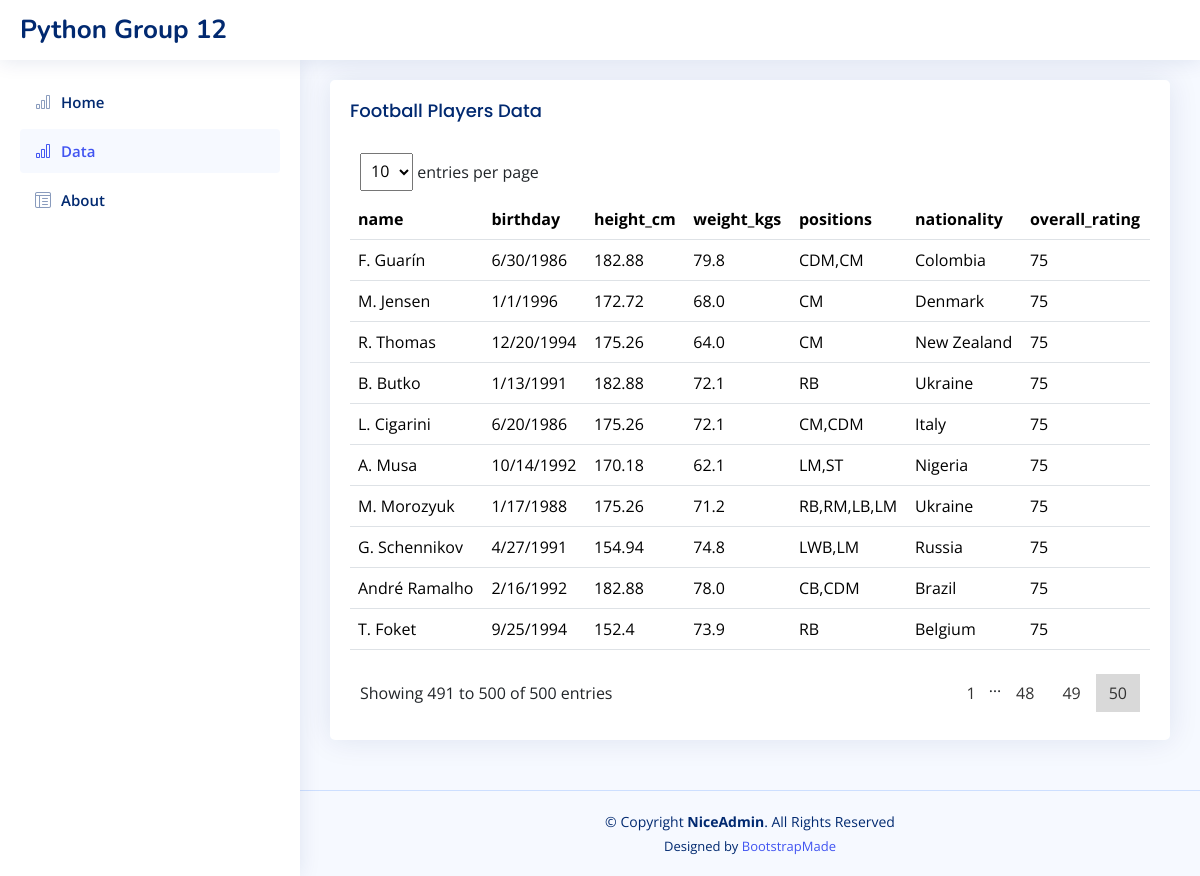
The page /data?page=50&per_page=10 on the database its author committed.
### tables this page shows
CREATE TABLE "players" (
"Unnamed: 0" INTEGER,
  "name" TEXT,
  "birth_date" TEXT,
  "height_cm" REAL,
  "weight_kgs" REAL,
  "positions" TEXT,
  "nationality" TEXT,
  "overall_rating" INTEGER
);

### website/index.py (the view)
@app.route("/data")
def data():
    page = request.args.get('page', 1, type=int)
    PER_PAGE = request.args.get('per_page',10, type=int)
    start = (page - 1) * PER_PAGE
    end = start + PER_PAGE
    print(start, end)
    con = sqlite3.connect(r'database\Football.db')
    cursor = con.cursor()
    players = cursor.execute(f"SELECT * FROM players limit {start}, {PER_PAGE}").fetchall()
    total_number = cursor.execute("SELECT COUNT(*) FROM players").fetchone()[0] #rows
    total_page = int(total_number/PER_PAGE)
    con.close()
    g.per_page = PER_PAGE
    g.start = start
    g.end = end
    g.page = page
    return render_template('data.html', players=players, total_number = total_number, total_page=total_page)

### website/templates/data.html (shortened to what this page needs)
<!DOCTYPE html>
<html lang="en">
<head>
  <link href="/assets/vendor/bootstrap/css/bootstrap.min.css" rel="stylesheet">
  <link href="/assets/vendor/bootstrap-icons/bootstrap-icons.css" rel="stylesheet">
  <link href="/assets/vendor/simple-datatables/style.css" rel="stylesheet">
  <link href="/assets/css/style.css" rel="stylesheet">
</head>
<body>
  <header id="header" class="header fixed-top d-flex align-items-center">
    <div class="d-flex align-items-center justify-content-between">
      <a href="index.html" class="logo d-flex align-items-center">
        <span class="d-none d-lg-block">Python Group 12</span>
      </a>
    </div>
  </header>
  <aside id="sidebar" class="sidebar">
    <ul class="sidebar-nav" id="sidebar-nav">
      <li class="nav-item">
        <a class="nav-link collapsed" data-bs-target="#charts-nav" data-bs-toggle="collapsed" href="{{ url_for('index') }}">
          <i class="bi bi-bar-chart"></i><span>Home</span>
        </a>
      </li>
      <li class="nav-item">
        <a class="nav-link " data-bs-target="#charts-nav" data-bs-toggle="collapsed" href="{{ url_for('data') }}">
          <i class="bi bi-bar-chart"></i><span>Data</span>
        </a>
      </li>
      <li class="nav-item">
        <a class="nav-link collapsed" data-bs-target="#tables-nav" data-bs-toggle="show" href="{{ url_for('about') }}">
          <i class="bi bi-layout-text-window-reverse"></i><span>About</span>
        </a>
      </li>
    </ul>
  </aside>
  <main id="main" class="main">
    <section class="section">
      <div class="row">
        <div class="col-lg-12">
          <div class="card">
            <div class="card-body">
              <h5 class="card-title">Football Players Data</h5>
              <div class="datatable-top">
    <div class="datatable-dropdown">
            <label>
              <form id="per_page_form" method="get" action="{{ url_for('data') }}">
                <select class="datatable-selector" name="per_page" id="per_page" onchange="this.form.submit()">
                  <option value="10" {% if g.per_page == 10 %} selected="" {% endif %} >10</option>
                </select> entries per page
              </form>
            </label>
        </div>
</div>
              <table class="table datatable">
                <thead>
                  <tr>
                    <th>
                      name
                    </th>
                    <th>birthday</th>
                    <th>height_cm</th>
                    <th>weight_kgs</th>
                    <th>positions</th>
                    <th>nationality</th>
                    <th>overall_rating</th>
                  </tr>
                </thead>
                <tbody>
                  {%for p in players %}
                  <tr>
                    <td>{{p[1]}}</td>
                    <td>{{p[2]}}</td>
                    <td>{{p[3]}}</td>
                    <td>{{p[4]}}</td>
                    <td>{{p[5]}}</td>
                    <td>{{p[6]}}</td>
                    <td>{{p[7]}}</td>
                  </tr>
                  {% endfor %}
                </tbody>
              </table>
              <div class="datatable-bottom">
    <div class="datatable-info">Showing {{g.start+1}} to {{g.end}} of {{total_number}} entries</div>
    <nav class="datatable-pagination">
      <ul class="datatable-pagination-list">
      {%if total_page > 5 %}
      {%if g.page >3 %}
      <li class="datatable-pagination-list-item"><a data-page="1" class="datatable-pagination-list-item-link" aria-label="Page 2" href="{{ url_for('data', page = 1, per_page = g.per_page) }}">{{1}}</a></li>
      <li>…</li>
      {%endif%}
        {%for i in range(g.page-3,g.page+2)%}
        {%if i+1 == g.page %}
        <li class="datatable-pagination-list-item datatable-active"><a data-page="1" class="datatable-pagination-list-item-link" aria-label="Page 1">{{i+1}}</a></li>
        {%elif i>-1 and i+1<= total_page%}
        <li class="datatable-pagination-list-item"><a data-page="{{i+1}}" class="datatable-pagination-list-item-link" aria-label="Page 2" href="{{ url_for('data', page = i+1, per_page = g.per_page) }}">{{i+1}}</a></li>
        {%endif%}
        {% endfor %}
        {% endif %}
      </ul>
      </div>
            </div>
          </div>
        </div>
      </div>
    </section>
  </main>
  <footer id="footer" class="footer">
    <div class="copyright">
      &copy; Copyright <strong><span>NiceAdmin</span></strong>. All Rights Reserved
    </div>
    <div class="credits">
      Designed by <a href="https://bootstrapmade.com/">BootstrapMade</a>
    </div>
  </footer>
</body>
</html>

### website/assets/css/style.css (style rules this page uses)
:root { scroll-behavior: smooth; }
body { font-family: "Open Sans", sans-serif; background: #f6f9ff; color: #444444; }
a { color: #4154f1; text-decoration: none; }
h1, h2, h3, h4, h5, h6 { font-family: "Nunito", sans-serif; }
#main { margin-top: 60px; padding: 20px 30px; transition: all 0.3s; }
.card { margin-bottom: 30px; border: none; border-radius: 5px; box-shadow: 0px 0 30px rgba(1, 41, 112, 0.1); }
.card-title { padding: 20px 0 15px 0; font-size: 18px; font-weight: 500; color: #012970; font-family: "Poppins", sans-serif; }
.card-body { padding: 0 20px 20px 20px; }
.logo { line-height: 1; }
@media (min-width: 1200px) { .logo { width: 280px; } }
.logo span { font-size: 26px; font-weight: 700; color: #012970; font-family: "Nunito", sans-serif; }
.header { transition: all 0.5s; z-index: 997; height: 60px; box-shadow: 0px 2px 20px rgba(1, 41, 112, 0.1); background-color: #fff; padding-left: 20px; }
.sidebar { position: fixed; top: 60px; left: 0; bottom: 0; width: 300px; z-index: 996; transition: all 0.3s; padding: 20px; overflow-y: auto; scrollbar-width: thin; scrollbar-color: #aab7cf transparent; box-shadow: 0px 0px 20px rgba(1, 41, 112, 0.1); background-color: #fff; }
@media (min-width: 1200px) { #main, #footer { margin-left: 300px; } }
.sidebar-nav { padding: 0; margin: 0; list-style: none; }
.sidebar-nav li { padding: 0; margin: 0; list-style: none; }
.sidebar-nav .nav-item { margin-bottom: 5px; }
.sidebar-nav .nav-link { display: flex; align-items: center; font-size: 15px; font-weight: 600; color: #4154f1; transition: 0.3; background: #f6f9ff; padding: 10px 15px; border-radius: 4px; }
.sidebar-nav .nav-link i { font-size: 16px; margin-right: 10px; color: #4154f1; }
.sidebar-nav .nav-link.collapsed { color: #012970; background: #fff; }
.sidebar-nav .nav-link.collapsed i { color: #899bbd; }
.footer { padding: 20px 0; font-size: 14px; transition: all 0.3s; border-top: 1px solid #cddfff; }
.footer .copyright { text-align: center; color: #012970; }
.footer .credits { padding-top: 5px; text-align: center; font-size: 13px; color: #012970; }

### rows shown on the page
players: name "F. Guarín", birth_date "6/30/1986", height_cm "182.88", weight_kgs "79.8", positions "CDM,CM", nationality "Colombia", overall_rating "75"
players: name "M. Jensen", birth_date "1/1/1996", height_cm "172.72", weight_kgs "68.0", positions "CM", nationality "Denmark", overall_rating "75"
players: name "R. Thomas", birth_date "12/20/1994", height_cm "175.26", weight_kgs "64.0", positions "CM", nationality "New Zealand", overall_rating "75"
players: name "B. Butko", birth_date "1/13/1991", height_cm "182.88", weight_kgs "72.1", positions "RB", nationality "Ukraine", overall_rating "75"
players: name "L. Cigarini", birth_date "6/20/1986", height_cm "175.26", weight_kgs "72.1", positions "CM,CDM", nationality "Italy", overall_rating "75"
players: name "A. Musa", birth_date "10/14/1992", height_cm "170.18", weight_kgs "62.1", positions "LM,ST", nationality "Nigeria", overall_rating "75"
players: name "M. Morozyuk", birth_date "1/17/1988", height_cm "175.26", weight_kgs "71.2", positions "RB,RM,LB,LM", nationality "Ukraine", overall_rating "75"
players: name "G. Schennikov", birth_date "4/27/1991", height_cm "154.94", weight_kgs "74.8", positions "LWB,LM", nationality "Russia", overall_rating "75"
players: name "André Ramalho", birth_date "2/16/1992", height_cm "182.88", weight_kgs "78.0", positions "CB,CDM", nationality "Brazil", overall_rating "75"
players: name "T. Foket", birth_date "9/25/1994", height_cm "152.4", weight_kgs "73.9", positions "RB", nationality "Belgium", overall_rating "75"

### other values the page prints
{{ g.start+1 }} "491"
{{ g.end }} "500"
{{ total_number }} "500"
{{ 1 }} "1"
{{ i+1 }} "48" "49"
{{ i+1 }} "50"
